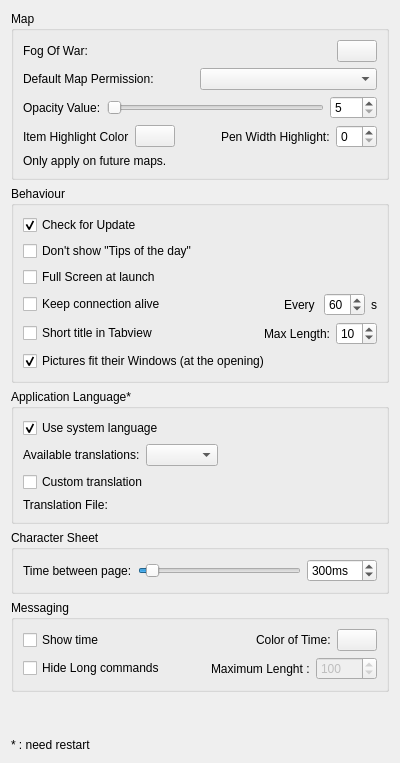
     <widget class="QWidget" name="tabWidgetPage1">
      <attribute name="title">
       <string>General</string>
      </attribute>
      <layout class="QVBoxLayout" name="verticalLayout_22">
       <item>
        <widget class="QGroupBox" name="groupBox">
         <property name="title">
          <string>Map</string>
         </property>
         <layout class="QVBoxLayout" name="verticalLayout_5">
          <item>
           <layout class="QHBoxLayout" name="horizontalLayout_5">
            <item>
             <widget class="QLabel" name="label_10">
              <property name="text">
               <string>Fog Of War:</string>
              </property>
             </widget>
            </item>
            <item>
             <spacer name="horizontalSpacer_12">
              <property name="orientation">
               <enum>Qt::Horizontal</enum>
              </property>
              <property name="sizeHint" stdset="0">
               <size>
                <width>40</width>
                <height>20</height>
               </size>
              </property>
             </spacer>
            </item>
            <item>
             <widget class="ColorButton" name="m_fogColor">
              <property name="text">
               <string/>
              </property>
             </widget>
            </item>
           </layout>
          </item>
          <item>
           <layout class="QHBoxLayout" name="horizontalLayout_7" stretch="0,0,1">
            <item>
             <widget class="QLabel" name="label_12">
              <property name="text">
               <string>Default Map Permission:</string>
              </property>
             </widget>
            </item>
            <item>
             <spacer name="horizontalSpacer_13">
              <property name="orientation">
               <enum>Qt::Horizontal</enum>
              </property>
              <property name="sizeHint" stdset="0">
               <size>
                <width>40</width>
                <height>20</height>
               </size>
              </property>
             </spacer>
            </item>
            <item>
             <widget class="QComboBox" name="m_defaultMapModeCombo"/>
            </item>
           </layout>
          </item>
          <item>
           <layout class="QHBoxLayout" name="horizontalLayout_4">
            <item>
             <widget class="QLabel" name="label">
              <property name="text">
               <string>Opacity Value:</string>
              </property>
             </widget>
            </item>
            <item>
             <widget class="QSlider" name="m_opacitySlider">
              <property name="minimum">
               <number>5</number>
              </property>
              <property name="maximum">
               <number>250</number>
              </property>
              <property name="orientation">
               <enum>Qt::Horizontal</enum>
              </property>
             </widget>
            </item>
            <item>
             <widget class="QSpinBox" name="m_opacitySpin">
              <property name="minimum">
               <number>5</number>
              </property>
              <property name="maximum">
               <number>250</number>
              </property>
             </widget>
            </item>
           </layout>
          </item>
          <item>
           <layout class="QHBoxLayout" name="horizontalLayout_29">
            <item>
             <layout class="QHBoxLayout" name="horizontalLayout_27">
              <item>
               <widget class="QLabel" name="label_30">
                <property name="text">
                 <string>Item Highlight Color</string>
                </property>
               </widget>
              </item>
              <item>
               <widget class="ColorButton" name="m_mapItemHighlightColor">
                <property name="text">
                 <string/>
                </property>
               </widget>
              </item>
             </layout>
            </item>
            <item>
             <spacer name="horizontalSpacer_17">
              <property name="orientation">
               <enum>Qt::Horizontal</enum>
              </property>
              <property name="sizeHint" stdset="0">
               <size>
                <width>40</width>
                <height>20</height>
               </size>
              </property>
             </spacer>
            </item>
            <item>
             <layout class="QHBoxLayout" name="horizontalLayout_28">
              <item>
               <widget class="QLabel" name="label_31">
                <property name="text">
                 <string>Pen Width Highlight:</string>
                </property>
               </widget>
              </item>
              <item>
               <widget class="QSpinBox" name="m_highLightPenWidth"/>
              </item>
             </layout>
            </item>
           </layout>
          </item>
          <item>
           <widget class="QLabel" name="label_11">
            <property name="text">
             <string>Only apply on future maps.</string>
            </property>
           </widget>
          </item>
         </layout>
        </widget>
       </item>
       <item>
        <widget class="QGroupBox" name="groupBox_2">
         <property name="title">
          <string>Behaviour</string>
         </property>
         <layout class="QVBoxLayout" name="verticalLayout_4">
          <item>
           <widget class="QCheckBox" name="m_checkUpdate">
            <property name="text">
             <string>Check for Update</string>
            </property>
            <property name="checked">
             <bool>true</bool>
            </property>
           </widget>
          </item>
          <item>
           <widget class="QCheckBox" name="m_hideTipsOfTheDay">
            <property name="text">
             <string>Don't show &quot;Tips of the day&quot;</string>
            </property>
           </widget>
          </item>
          <item>
           <widget class="QCheckBox" name="m_fullScreenCheckbox">
            <property name="text">
             <string>Full Screen at launch</string>
            </property>
           </widget>
          </item>
          <item>
           <layout class="QHBoxLayout" name="horizontalLayout_18">
            <item>
             <widget class="QCheckBox" name="m_heartBeat">
              <property name="toolTip">
               <string>&lt;html&gt;&lt;head/&gt;&lt;body&gt;&lt;p&gt;Some users have experienced disconnection while they don't send or receive any message. &lt;/p&gt;&lt;p&gt;This feature is sending heartbeat message to prevent that behaviour.&lt;/p&gt;&lt;/body&gt;&lt;/html&gt;</string>
              </property>
              <property name="text">
               <string>Keep connection alive</string>
              </property>
             </widget>
            </item>
            <item>
             <spacer name="horizontalSpacer_8">
              <property name="orientation">
               <enum>Qt::Horizontal</enum>
              </property>
              <property name="sizeHint" stdset="0">
               <size>
                <width>40</width>
                <height>20</height>
               </size>
              </property>
             </spacer>
            </item>
            <item>
             <layout class="QHBoxLayout" name="horizontalLayout_17">
              <item>
               <widget class="QLabel" name="label_23">
                <property name="text">
                 <string>Every </string>
                </property>
               </widget>
              </item>
              <item>
               <widget class="QSpinBox" name="m_hbFrequency">
                <property name="minimum">
                 <number>0</number>
                </property>
                <property name="value">
                 <number>60</number>
                </property>
               </widget>
              </item>
              <item>
               <widget class="QLabel" name="label_24">
                <property name="text">
                 <string>s</string>
                </property>
               </widget>
              </item>
             </layout>
            </item>
           </layout>
          </item>
          <item>
           <layout class="QHBoxLayout" name="horizontalLayout_21">
            <item>
             <widget class="QCheckBox" name="m_shortNameCb">
              <property name="toolTip">
               <string>All subwindows will have a short title (making tab shorter)</string>
              </property>
              <property name="text">
               <string>Short title in Tabview</string>
              </property>
             </widget>
            </item>
            <item>
             <layout class="QHBoxLayout" name="horizontalLayout_20">
              <item>
               <spacer name="horizontalSpacer_10">
                <property name="orientation">
                 <enum>Qt::Horizontal</enum>
                </property>
                <property name="sizeHint" stdset="0">
                 <size>
                  <width>40</width>
                  <height>20</height>
                 </size>
                </property>
               </spacer>
              </item>
              <item>
               <widget class="QLabel" name="label_26">
                <property name="text">
                 <string>Max Length:</string>
                </property>
               </widget>
              </item>
              <item>
               <widget class="QSpinBox" name="m_tabTitleLength">
                <property name="minimum">
                 <number>1</number>
                </property>
                <property name="singleStep">
                 <number>1</number>
                </property>
                <property name="value">
                 <number>10</number>
                </property>
               </widget>
              </item>
             </layout>
            </item>
           </layout>
          </item>
          <item>
           <widget class="QCheckBox" name="m_pictureAdjust">
            <property name="text">
             <string>Pictures fit their Windows (at the opening)</string>
            </property>
            <property name="checked">
             <bool>true</bool>
            </property>
           </widget>
          </item>
         </layout>
        </widget>
       </item>
       <item>
        <widget class="QGroupBox" name="groupBox_11">
         <property name="title">
          <string>Application Language*</string>
         </property>
         <layout class="QVBoxLayout" name="verticalLayout_21">
          <item>
           <widget class="QCheckBox" name="m_systemTranslation">
            <property name="text">
             <string>Use system language</string>
            </property>
            <property name="checked">
             <bool>true</bool>
            </property>
           </widget>
          </item>
          <item>
           <layout class="QHBoxLayout" name="horizontalLayout_32">
            <item>
             <widget class="QLabel" name="m_availablesTranslationLbl">
              <property name="text">
               <string>Available translations:</string>
              </property>
             </widget>
            </item>
            <item>
             <widget class="QComboBox" name="m_translationSelector"/>
            </item>
            <item>
             <spacer name="horizontalSpacer_15">
              <property name="orientation">
               <enum>Qt::Horizontal</enum>
              </property>
              <property name="sizeHint" stdset="0">
               <size>
                <width>40</width>
                <height>20</height>
               </size>
              </property>
             </spacer>
            </item>
           </layout>
          </item>
          <item>
           <widget class="QCheckBox" name="m_customTranslation">
            <property name="text">
             <string>Custom translation</string>
            </property>
           </widget>
          </item>
          <item>
           <layout class="QHBoxLayout" name="horizontalLayout_12">
            <item>
             <widget class="QLabel" name="m_translationFileLbl">
              <property name="text">
               <string>Translation File:</string>
              </property>
             </widget>
            </item>
            <item>
             <widget class="FileDirChooser" name="m_translationFileEdit" native="true"/>
            </item>
           </layout>
          </item>
         </layout>
        </widget>
       </item>
       <item>
        <widget class="QGroupBox" name="groupBox_9">
         <property name="title">
          <string>Character Sheet</string>
         </property>
         <layout class="QHBoxLayout" name="horizontalLayout_22">
          <item>
           <widget class="QLabel" name="label_27">
            <property name="text">
             <string>Time between page:</string>
            </property>
           </widget>
          </item>
          <item>
           <widget class="QSlider" name="m_timeSliderPage">
            <property name="minimum">
             <number>16</number>
            </property>
            <property name="maximum">
             <number>6000</number>
            </property>
            <property name="value">
             <number>300</number>
            </property>
            <property name="orientation">
             <enum>Qt::Horizontal</enum>
            </property>
           </widget>
          </item>
          <item>
           <widget class="QSpinBox" name="m_displayTimePage">
            <property name="suffix">
             <string>ms</string>
            </property>
            <property name="minimum">
             <number>16</number>
            </property>
            <property name="maximum">
             <number>6000</number>
            </property>
            <property name="singleStep">
             <number>100</number>
            </property>
            <property name="value">
             <number>300</number>
            </property>
           </widget>
          </item>
         </layout>
        </widget>
       </item>
       <item>
        <widget class="QGroupBox" name="groupBox_6">
         <property name="title">
          <string>Messaging</string>
         </property>
         <layout class="QVBoxLayout" name="verticalLayout_6">
          <item>
           <layout class="QHBoxLayout" name="horizontalLayout_16">
            <item>
             <widget class="QCheckBox" name="m_showTimeCheckBox">
              <property name="text">
               <string>Show time</string>
              </property>
             </widget>
            </item>
            <item>
             <spacer name="horizontalSpacer_6">
              <property name="orientation">
               <enum>Qt::Horizontal</enum>
              </property>
              <property name="sizeHint" stdset="0">
               <size>
                <width>40</width>
                <height>20</height>
               </size>
              </property>
             </spacer>
            </item>
            <item>
             <widget class="QLabel" name="label_18">
              <property name="text">
               <string>Color of Time:</string>
              </property>
             </widget>
            </item>
            <item>
             <widget class="ColorButton" name="m_timeColorBtn">
              <property name="text">
               <string/>
              </property>
             </widget>
            </item>
           </layout>
          </item>
          <item>
           <layout class="QHBoxLayout" name="horizontalLayout_19">
            <item>
             <widget class="QCheckBox" name="m_hideLongCommand">
              <property name="text">
               <string>Hide Long commands</string>
              </property>
             </widget>
            </item>
            <item>
             <spacer name="horizontalSpacer_9">
              <property name="orientation">
               <enum>Qt::Horizontal</enum>
              </property>
              <property name="sizeHint" stdset="0">
               <size>
                <width>40</width>
                <height>20</height>
               </size>
              </property>
             </spacer>
            </item>
            <item>
             <widget class="QLabel" name="label_25">
              <property name="text">
               <string>Maximum Lenght :</string>
              </property>
             </widget>
            </item>
            <item>
             <widget class="QSpinBox" name="m_maxLenghtCommand">
              <property name="enabled">
               <bool>false</bool>
              </property>
              <property name="maximum">
               <number>10000</number>
              </property>
              <property name="value">
               <number>100</number>
              </property>
             </widget>
            </item>
           </layout>
          </item>
         </layout>
        </widget>
       </item>
       <item>
        <spacer name="verticalSpacer_3">
         <property name="orientation">
          <enum>Qt::Vertical</enum>
         </property>
         <property name="sizeHint" stdset="0">
          <size>
           <width>20</width>
           <height>40</height>
          </size>
         </property>
        </spacer>
       </item>
       <item>
        <widget class="QLabel" name="label_9">
         <property name="text">
          <string>* : need restart</string>
         </property>
        </widget>
       </item>
      </layout>
     </widget>
